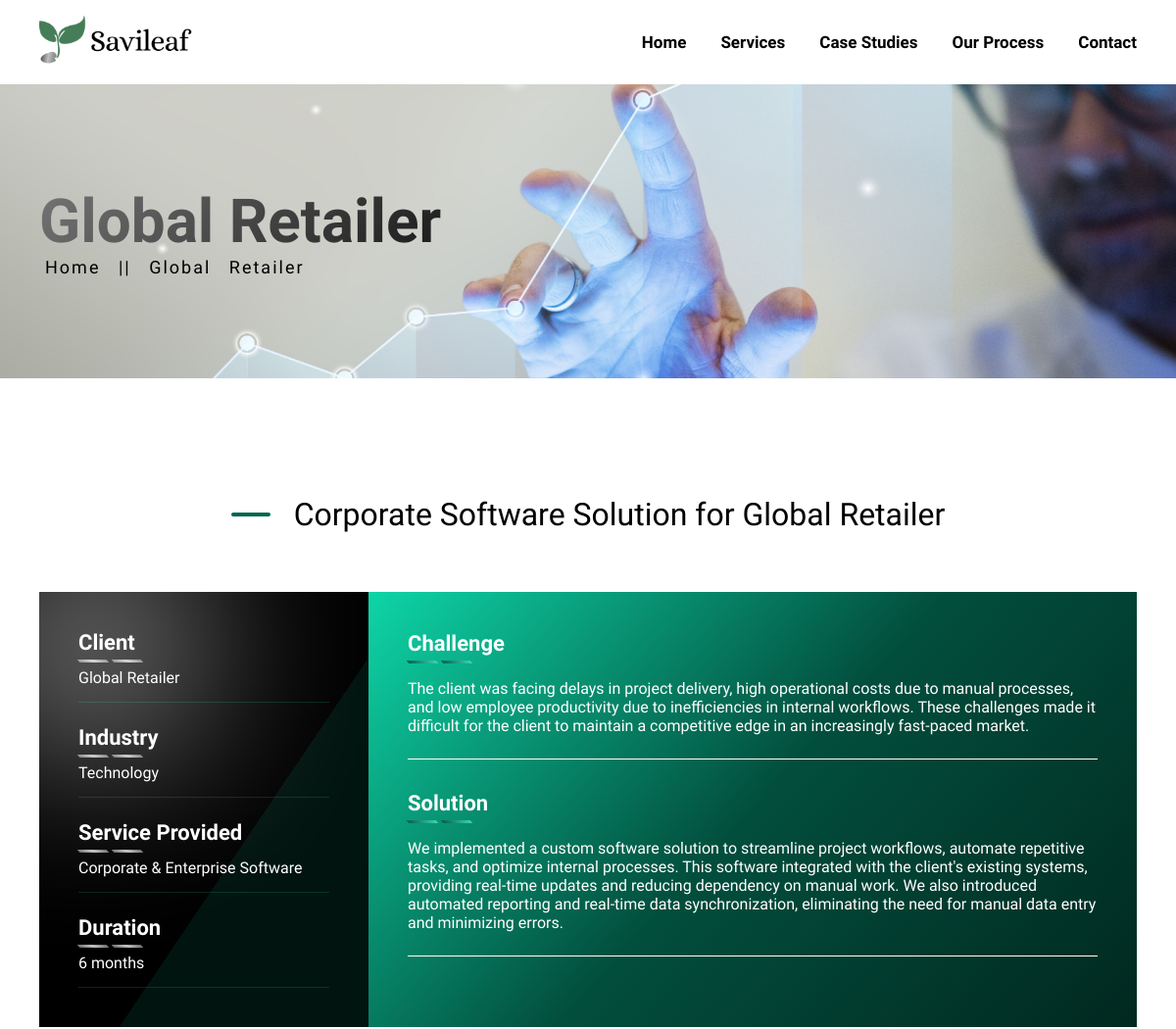
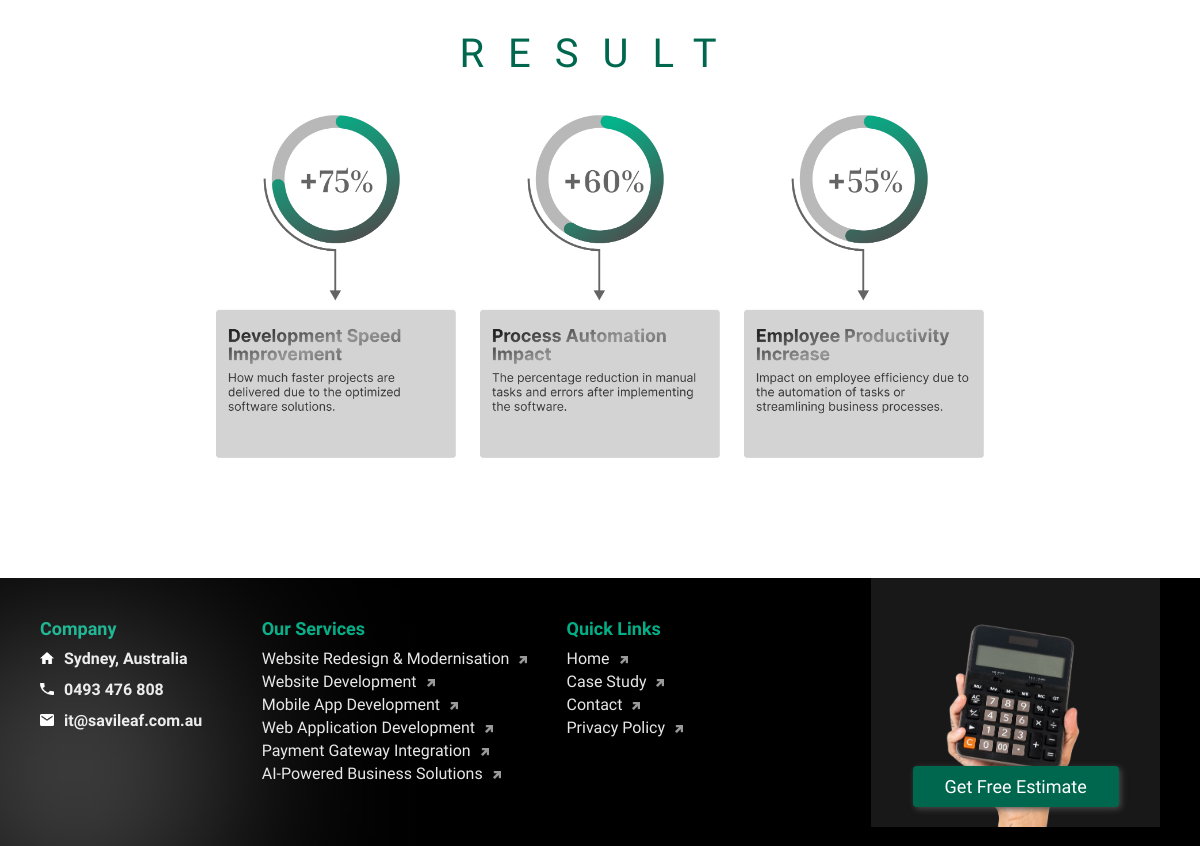
Screenshot of /casestudy/global-retailer/ with the database file from the repository (2 pictures, top to bottom).
### savileaf/models.py (models this page shows, shortened)
class FooterService(models.Model):
    name = models.CharField(max_length=100,null=True)
    url_name = models.CharField(max_length=100, help_text="Enter the Django URL pattern name",null=True)
    slug = models.SlugField(max_length=200, help_text="Slug used in the URL", null=True, blank=True)
    def get_absolute_url(self):
        try:
            return reverse(self.url_name, kwargs={'slug': self.slug})
        except:
            return "#"

### savileaf/views.py (the view)
# urls.py: path('casestudy/global-retailer/', views.global_retailer_view, name='global_retailer'),
def global_retailer_view(request):
    return render(request, 'casestudyDetailPage/global-retailer.html')

### savileaf/context_processors.py (called while the page is built)
def dropdown_items(request):
    items = DropdownMenuItem.objects.filter(active=True).order_by('order')
    return {
        'dropdown_items': items
    }

def footer_services(request):
    return {
        'footer_services': FooterService.objects.all()
    }

### savileaf/models.py (called while the page is built)
    def get_absolute_url(self):
        return reverse('service_detail', kwargs={'slug': self.url_name})

### savileaf/templates/casestudyDetailPage/global-retailer.html (shortened to what this page needs)
{% load static %}
<!DOCTYPE html>
<html lang="en">
<head>
    <link rel="stylesheet" href="{% static 'css/casestudyDetail.css' %}">
    <link rel="stylesheet" href="{% static 'css/index.css' %}">
</head>
<body>
    <header>
        <div class="container">
            <div class="header-wrapper">
                <a href="{% url 'home' %}">
                    <img src="{% static '/images/site-logo2.png' %}" height="50px" alt="Company Logo">
                </a>
                <nav>
                    <ul class="navlink-desktopscreen">
                        <li><a href="{% url 'home' %}">Home</a></li>
                        <li class="dropdown">
                           <a>Services</a>
                        </li>
                        <li class="dropdown">
                            <a href="{% url 'case_studies' %}">Case Studies</a>
                        </li>
                        <li><a href="{% url 'process' %}">Our Process</a></li>
                        <li><a href="{% url 'contact' %}">Contact</a></li>
                    </ul>
                </nav>
            </div>
        </div>
    </header>
<section class="navigation">
    <div class="container">
        <div class="navigation-content">
            <p class="page-title">Global Retailer</p>
            <p><span><a href="{% url 'home' %}">Home</a></span> || <span>Global Retailer</span></p>
        </div>
    </div>
</section>
    <section class="case-study">
        <div class="container">
            <div class="title">
                <div></div>
                <p>Corporate Software Solution for Global Retailer</p>
            </div>
            <div class="case-study-wrapper">
                <div class="case-study-summary">
                    <p><strong>Client</strong> Global Retailer</p>
                    <p><strong>Industry</strong> Technology</p>
                    <p><strong>Service Provided</strong> Corporate & Enterprise Software</p>
                    <p><strong>Duration</strong> 6 months</p>
                </div>
                <div class="case-study-details">
                    <p><strong>Challenge</strong> The client was facing delays in project delivery, high operational
                        costs due to manual processes, and low employee productivity due to inefficiencies in internal
                        workflows. These challenges made it difficult for the client to maintain a competitive edge in an
                        increasingly fast-paced market.</p>
                    <p><strong>Solution</strong> We implemented a custom software solution to streamline project
                        workflows, automate repetitive tasks, and optimize internal processes. This software integrated
                        with the client's existing systems, providing real-time updates and reducing dependency on
                        manual work. We also introduced automated reporting and real-time data synchronization,
                        eliminating the need for manual data entry and minimizing errors. </p>
                </div>
                <div class="case-study-result-img">
                    <p>Result</p>
                    <div>
                        <img src="{% static '/images/global-retailer-insight1.png' %}" alt="result data insights graph image">
                        <img src="{% static '/images/global-retailer-insight2.png' %}" alt="result data insights graph image">
                        <img src="{% static '/images/global-retailer-insight3.png' %}" alt="result data insights graph image">
                    </div>
                </div>
            </div>
        </div>
    </section>
    <footer>
        <div class="container">
            <div class="footer-wrapper">
                <ul class="footer-company">
                    <li>Company</li>
                    <li><img src="{% static 'images/address-white.png' %}" alt="" /> Sydney, Australia</li>
                    <li><img src="{% static 'images/call-white.png' %}" alt="" /> 0493 476 808</li>
                    <li><img src="{% static 'images/email-white.png' %}" alt="" /> it@savileaf.com.au</li>
                </ul>
                <ul class="footer-servicelink">
    <li>Our Services</li>
    {% for service in footer_services %}
        <li>
            <a href="{{ service.get_absolute_url }}" target="_self">
                {{ service.name }}
                <img src="{% static 'images/arrow-white-up.png' %}" alt="" loading="lazy" />
            </a>
        </li>
    {% endfor %}
</ul>
                <ul class="footer-quicklink">
                    <li>Quick Links</li>
                    <li><a href="{% url 'home' %}" target="_self">Home <img src="{% static 'images/arrow-white-up.png' %}" alt="" /></a></li>
                    <li><a href="{% url 'case_studies' %}" target="_self">Case Study <img src="{% static 'images/arrow-white-up.png' %}" alt="" /></a></li>
                    <li><a href="{% url 'contact' %}" target="_self">Contact <img src="{% static 'images/arrow-white-up.png' %}" alt="" /></a></li>
                    <li><a href="{% url 'home' %}" target="_self">Privacy Policy <img src="{% static 'images/arrow-white-up.png' %}" alt="" /></a></li>
                </ul>
                <ul class="footer-img">
                    <a href="{% url 'contact' %}" class="cta-btn">Get Free Estimate</a>
                </ul>
            </div>
            <div class="copyright">
                <p>Copyright © 2023 SilverValley Softech. All Rights Reserved.</p>
            </div>
        </div>
    </footer>
</body>
</html>
</body>
</html>

### savileaf/static/css/casestudyDetail.css (style rules this page uses)
.navigation { background-image: url("/static/images/graph-hand.jpeg") !important; background-position: center center; background-repeat: no-repeat; background-size: cover; justify-content: center !important; color: #000 !important; }
.navigation::before { content: none !important; }
.page-title { color: #000 !important; }
.navigation-content a { color: #000 !important; }
.case-study { padding: 120px 0; }
.case-study-wrapper { display: flex; flex-wrap: wrap; }
.case-study-summary { display: flex; flex-direction: column; padding: 40px; gap: 24px; background: linear-gradient(124deg, #000 60%, #011410 40%); width: 30%; flex-grow: 1; overflow: hidden; position: relative; }
.case-study-summary::after { content: ""; position: absolute; width: 150px; height: 150px; top: -20px; left: -20px; background: #ffffff; filter: blur(100px); z-index: 2; pointer-events: none; }
.case-study-summary p { color: #ffffff; line-height: 24px; border-bottom: 1px solid #0ed5a72e; padding-bottom: 12px; }
.case-study-summary strong , .case-study-details strong { color: white; display: block; position: relative; font-size: 22px; }
.case-study-summary strong { margin-bottom: 12px; }
.case-study-details strong { margin-bottom: 24px; }
.case-study-summary strong::before, .case-study-summary strong::after, .case-study-details strong::before, .case-study-details strong::after { content: ""; position: absolute; width: 30px; height: 3px; transform: skewX(40deg); bottom: -8px; }
.case-study-summary strong::before, .case-study-summary strong::after { background: linear-gradient(35deg, #616161, #c5c4c4, #616161); }
.case-study-summary strong::before, .case-study-details strong::before { left: 0; }
.case-study-summary strong::after, .case-study-details strong::after { left: 35px; transition: 0.2s ease-in-out; }
.case-study-details strong::before, .case-study-details strong::after { background:#00674f; background: linear-gradient(to right, #03614b, #3bd4b1); }
.case-study-details { width: 70%; padding: 40px; display: flex; background: #535353; background: linear-gradient(132deg, #0ed5a7, #024e3d, #01281f); flex-direction: column; color: white; flex-grow: 1; }
.case-study-details p { padding-bottom: 24px; margin-bottom: 32px; border-bottom: 1px solid #fff; }
.case-study-result-img { width: 100%; margin-top: 32px; }
.case-study-result-img p { font-size: 40px; text-align: center; color: var(--primary-color); text-transform: uppercase; letter-spacing: 24px; margin-bottom: 12px; }
.case-study-result-img div { display: flex; justify-content: center; gap: 24px; }
.case-study-result-img div img { width: 240px; }

### rows the page displays
FooterService: name "Website Redesign & Modernisation"
FooterService: name "Website Development"
FooterService: name "Mobile App Development"
FooterService: name "Web Application Development"
FooterService: name "Payment Gateway Integration"
FooterService: name "AI-Powered Business Solutions"
